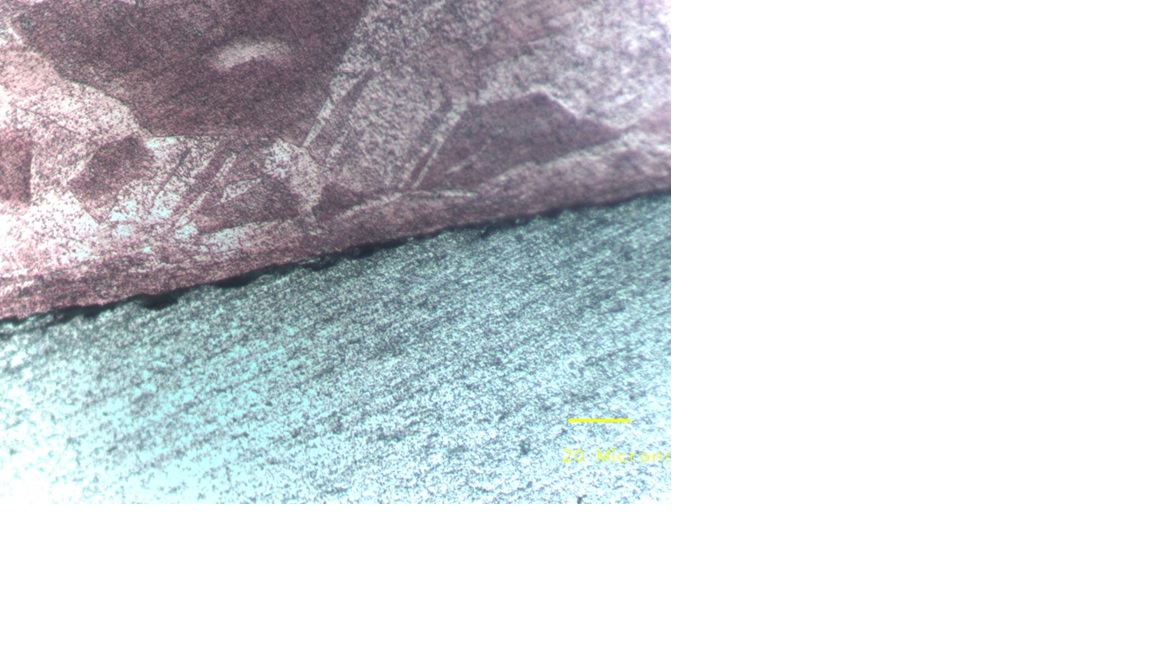
#> input picture dataset/train/welded/Photo_1.jpg, 1152 x 648 px, found by its file name
$ python generatecsv.py
#> lines starting #> are read from the running program, lines starting #| are printed output that depends on the picture; after the words box and inside, x2 and y2 are one past the last pixel; in counts of white or black regions, pixels touching at a corner belong together
# CONVERTS IMAGE FEATURES IN CSV FILE


import cv2
import numpy as np
import os
import pandas as pd
from skimage.measure import label

# Define dataset paths
dataset_path = "/content/drive/MyDrive/minor4/dataset/train"  # Change to validation if needed
output_csv = "/content/output.csv"

# Function to extract features from an image
def extract_features(image_path):
    image = cv2.imread(image_path, cv2.IMREAD_COLOR)
#> image is the input picture: shape (648, 1152, 3); mean B, G, R 219.3, 215.7, 211.8
    image_gray = cv2.cvtColor(image, cv2.COLOR_BGR2GRAY)
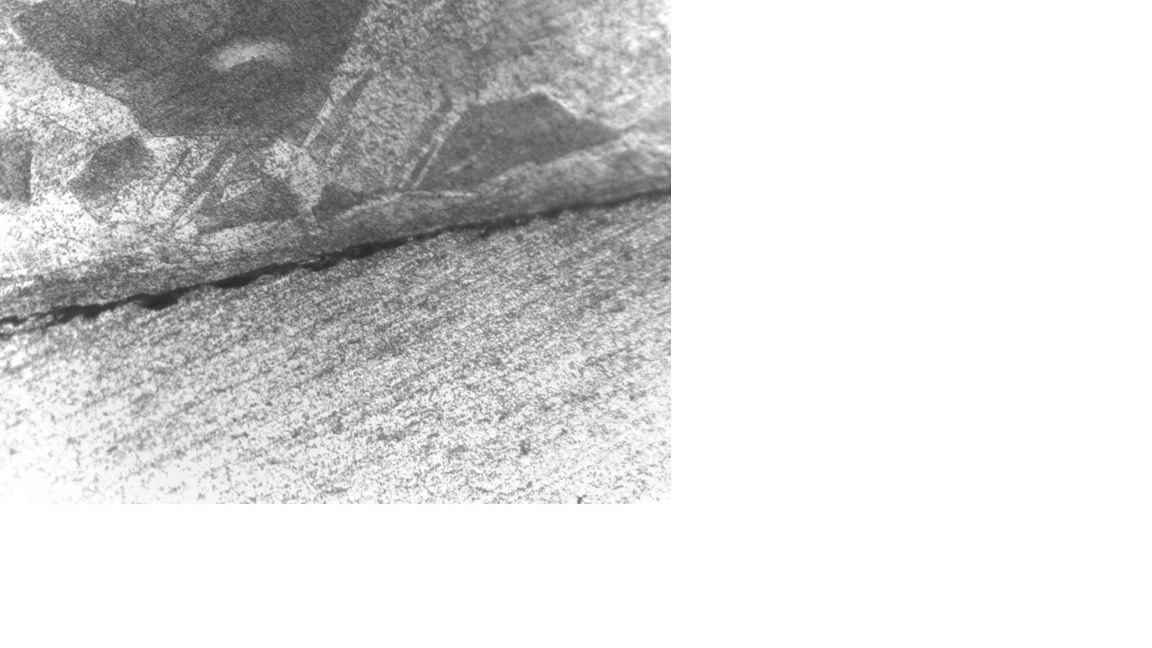
#> image_gray: shape (648, 1152); min 41, max 255, mean 214.9

    # --- 1. Shear Length & Crack Length (Edge Detection) ---
    edges = cv2.Canny(image_gray, threshold1=50, threshold2=150)
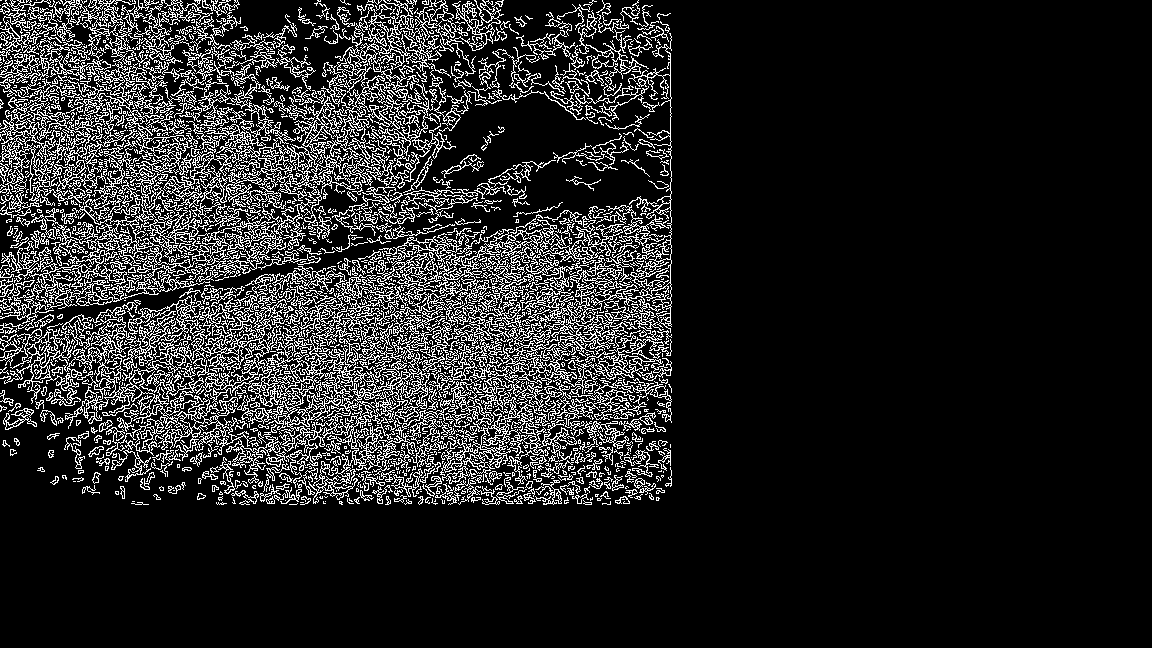
#> edges: shape (648, 1152); 13.8% white in thin lines or dots, all inside (x1, y1, x2, y2) = (0, 0, 672, 505)
    contours, _ = cv2.findContours(edges, cv2.RETR_EXTERNAL, cv2.CHAIN_APPROX_SIMPLE)
#> contours = 1384 contours, 1184 with area under 20; largest, box (x1, y1, x2, y2) and area: (0, 253, 577, 504) 33814, (1, 96, 372, 309) 15136, (379, 33, 672, 357) 11959, (0, 97, 123, 213) 5104, (321, 19, 456, 162) 2628

    shear_length = 0
    crack_length = 0
    for contour in contours:
        length = cv2.arcLength(contour, closed=False)
        if length > 50:  # Adjust threshold as needed
            shear_length += length
        else:
            crack_length += length
#> this loop made 1384 passes
#> (contour, length, crack_length) on passes 1, 2, 7, 9, 11, 12, 14, 40, 48, 54: ([[297, 503], [296, 504], [289, 504], [296, 504]], 15.41, 15.41), ([[300, 502], [303, 502]], 3, 18.41), ([[325, 501]], 0, 119.6), ([[132, 501], [134, 501]], 2, 128), ([[285, 500]], 0, 149.7), ([[622, 499], [624, 499]], 2, 151.7), ([[435, 499], [435, 500], [434, 501], [435, 501]], 3.41, 171.3), ([[319, 494]], 0, 591.8), ([[420, 491], [421, 491]], 1, 715.9), ([[173, 490], [174, 490]], 1, 743.5)
#> (length, crack_length) on passes 3, 4, 5, 6, 8, 10: (27.97, 46.38), (42.9, 89.28), (20.66, 109.9), (9.66, 119.6), (6.41, 126), (21.66, 149.7)
#> after the loop, crack_length = 14229.6; shear_length = 117865.3

    # --- 2. Count Number of Cracks (Connected Components) ---
    labeled_cracks = label(edges > 0)  # Identify crack regions
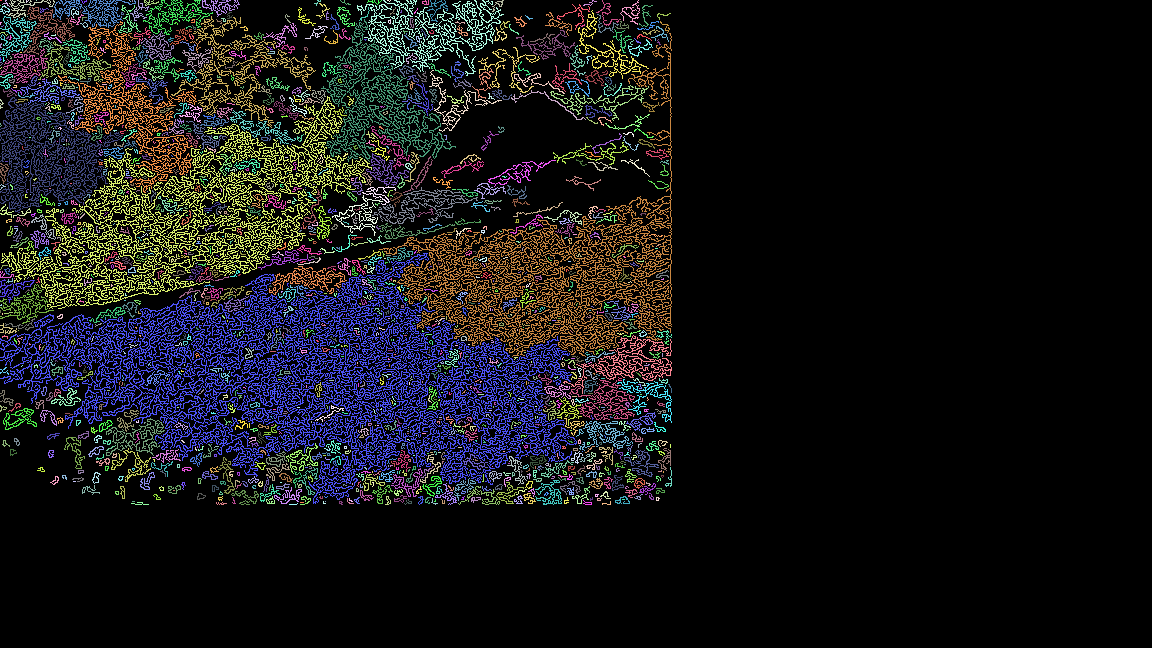
#> labeled_cracks: shape (648, 1152) int32; 1606 distinct labels, from 0 to 1605; one colour per label, 0 black
    num_cracks = np.max(labeled_cracks)  # Count distinct cracks
#> num_cracks = 1605

    # --- 3. Color Variation (Standard Deviation) ---
    color_variation = np.std(image)  # Measure intensity variation
#> color_variation = 54.81

    return shear_length, crack_length, num_cracks, color_variation

# Initialize Data Storage
data = []

# Process each image in the dataset
# Verify if the categories 'welded' and 'non_welded' exist in your dataset_path
# If not, adjust these names accordingly
for category in ["welded", "non_welded"]:
    category_path = os.path.join(dataset_path, category)

    # Check if the category path exists before processing images in it
    if os.path.exists(category_path):
        for image_name in os.listdir(category_path):
            image_path = os.path.join(category_path, image_name)
            shear_length, crack_length, num_cracks, color_variation = extract_features(image_path)
#> shear_length = 117865.3; crack_length = 14229.6; num_cracks = 1605; color_variation = 54.81
            # Changed 'label' to 'image_label' to avoid conflict with skimage.measure.label
            image_label = 1 if category == "welded" else 0  # Assign binary labels

            # Append to dataset
            data.append([image_name, shear_length, crack_length, num_cracks, color_variation, image_label])
    else:
        print(f"Warning: Category folder '{category_path}' not found. Skipping...")
#> pass 2 of the loop `for category in ["welded", "non_welded"]:`:
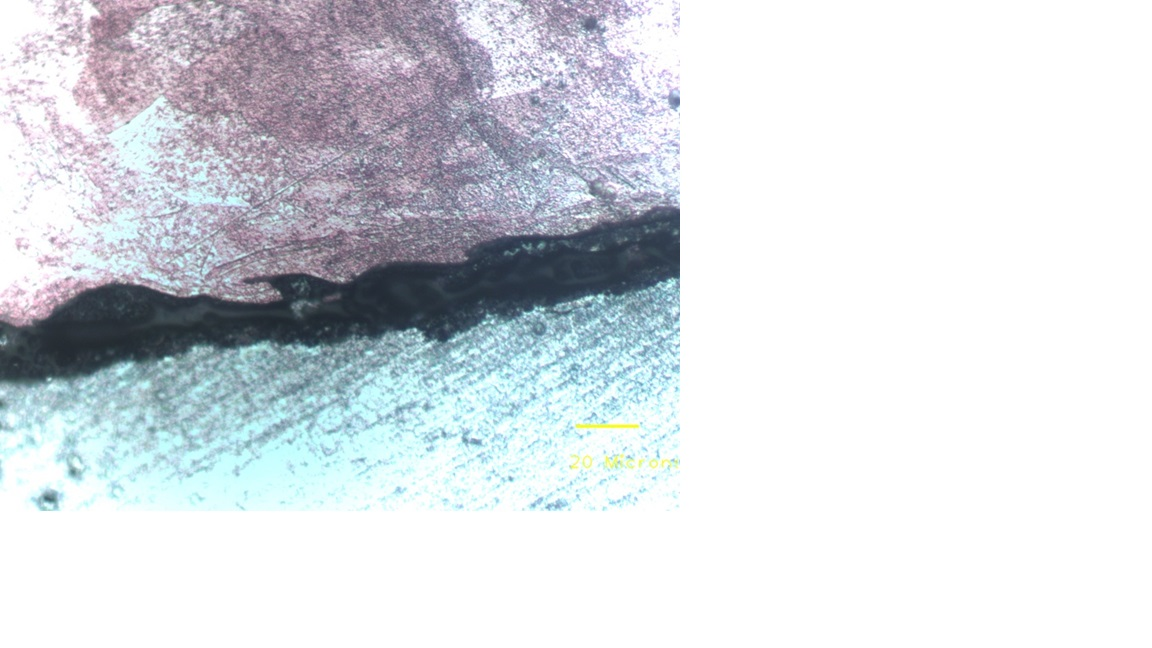
#> input picture dataset/train/non_welded/Photo_10.jpg, 1152 x 648 px, found by its file name
#> in extract_features, image is the input picture: shape (648, 1152, 3); mean B, G, R 225.5, 220.6, 216.2
#> in extract_features (call 2), `edges = cv2.Canny(image_gray, threshold1=50, threshold2=150)`:
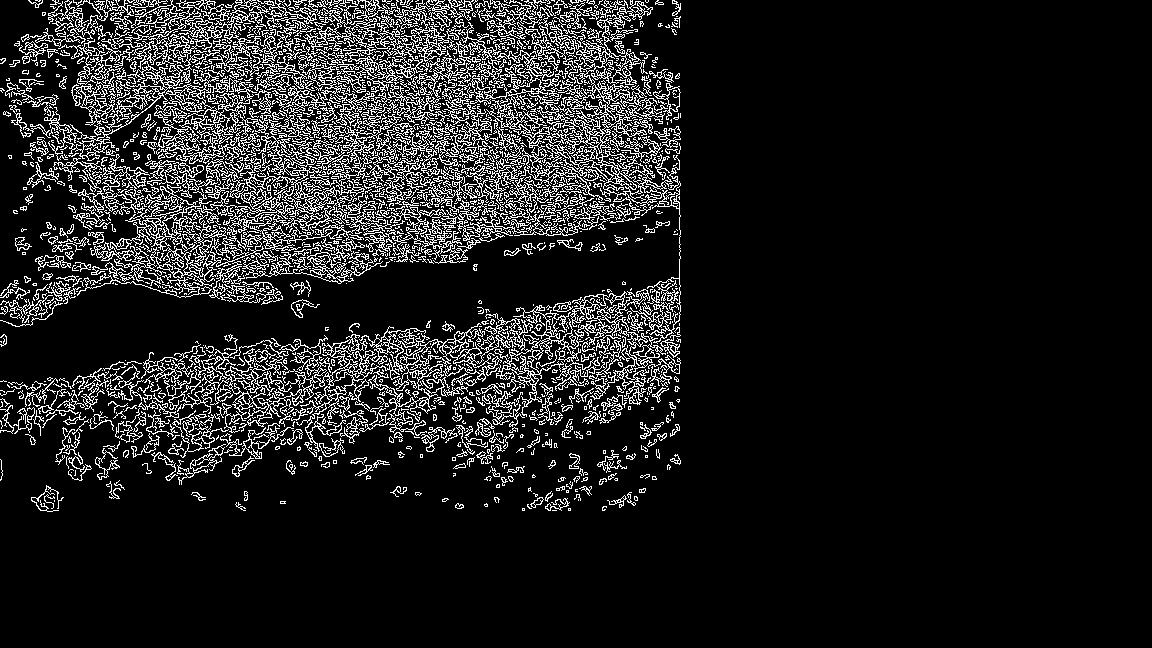
#> edges: shape (648, 1152); 11.7% white in thin lines or dots, all inside (x1, y1, x2, y2) = (0, 0, 681, 512)
#> contours = 1487 contours, 1285 with area under 20; largest, box (x1, y1, x2, y2) and area: (44, 64, 405, 298) 16960, (471, 0, 681, 344) 10749, (279, 289, 650, 452) 7794, (259, 0, 423, 140) 3736, (73, 0, 269, 72) 2936
#> the loop in extract_features (call 2), `for contour in contours:` made 1487 passes
#> (contour, length, crack_length) on passes 1, 2, 3, 10, 11, 26, 52: ([[552, 510], [556, 510]], 4, 4), ([[568, 508], [568, 510], [570, 510], [570, 508]], 6, 10), ([[522, 508], [522, 510], [524, 510], [524, 508]], 6, 16), ([[54, 500], [54, 501]], 1, 90.94), ([[578, 499], [578, 500]], 1, 91.94), ([[566, 490], [566, 492], [568, 492], [568, 490]], 6, 308.2), ([[71, 472]], 0, 741.2)
#> after the loop in extract_features (call 2), `for contour in contours:`: crack_length = 15998.5; shear_length = 100741.6
#> in extract_features (call 2), `labeled_cracks = label(edges > 0)`:
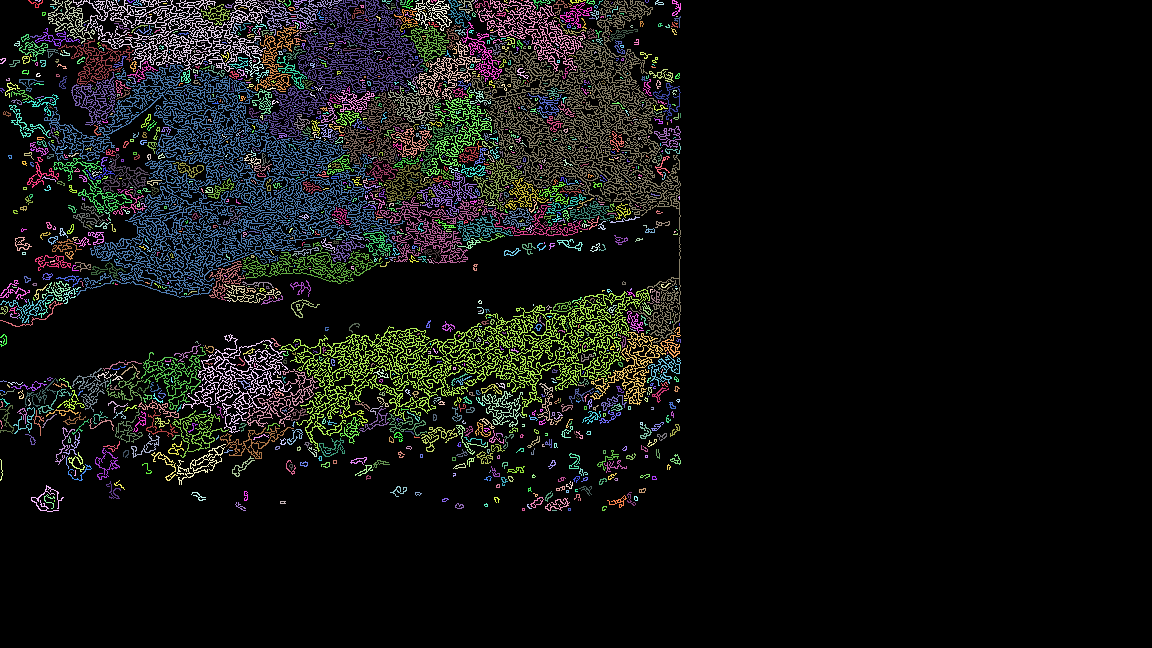
#> labeled_cracks: shape (648, 1152) int32; 1621 distinct labels, from 0 to 1620; one colour per label, 0 black
#> in extract_features (call 2), `num_cracks = np.max(labeled_cracks)`: num_cracks = 1620
#> in extract_features (call 2), `color_variation = np.std(image)`: color_variation = 56.06
#> `shear_length, crack_length, num_cracks, color_variation = extract_feat..`: shear_length = 100741.6; crack_length = 15998.5; num_cracks = 1620; color_variation = 56.06

# Save as CSV
df = pd.DataFrame(data, columns=["Image Name", "Shear Length", "Crack Length", "Number of Cracks", "Color Variation", "Label"])
#> df = table of 2 rows and 6 columns
#> (the run stopped early here; a loop or call above may not have finished)
